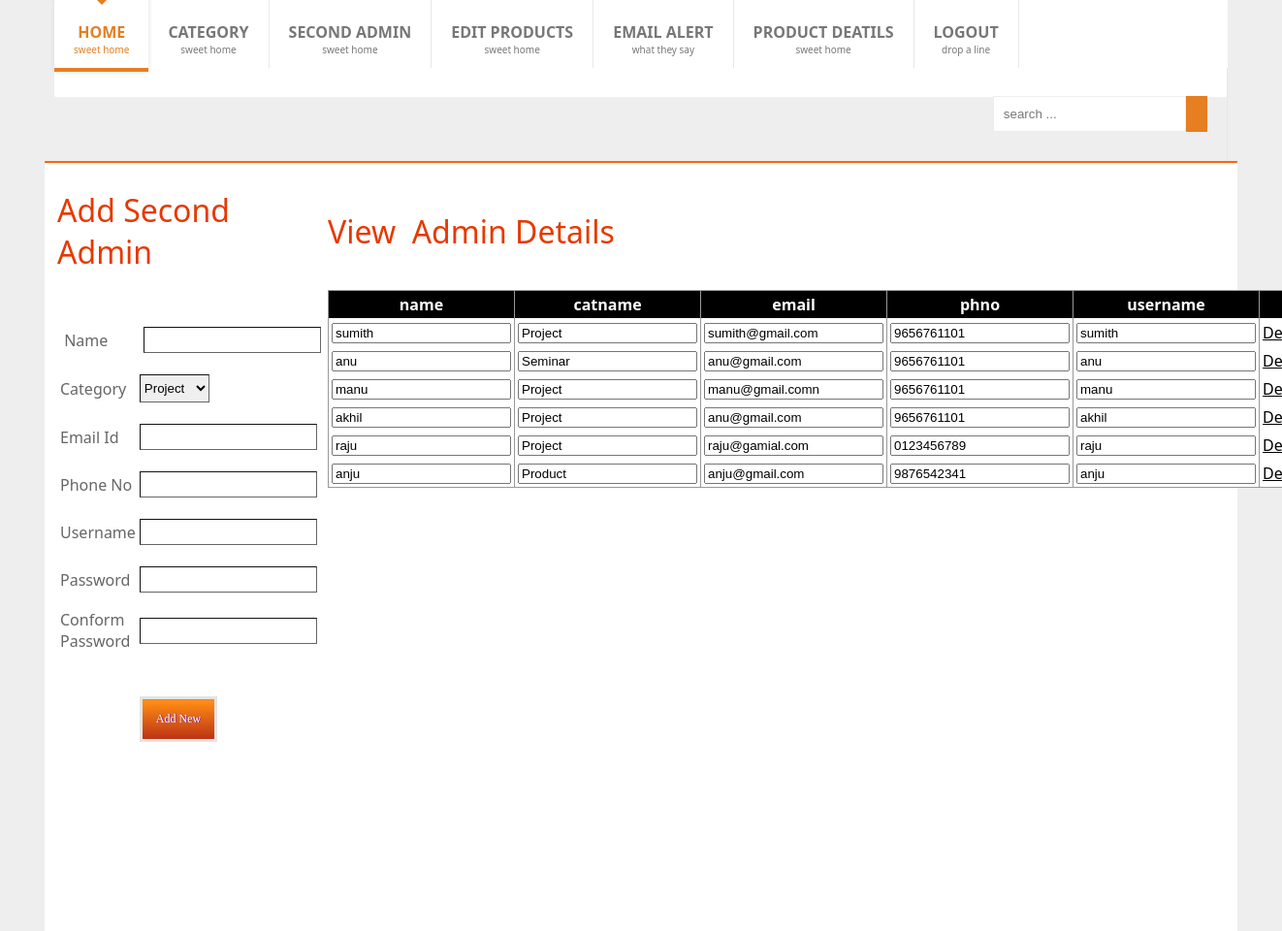
/Admin/AddSecAdmin.php, run on the app's committed database.
### tables this page shows
CREATE TABLE IF NOT EXISTS `secadmdet` (
  `said` int(11) NOT NULL AUTO_INCREMENT,
  `name` varchar(150) NOT NULL,
  `catid` int(11) NOT NULL,
  `email` varchar(150) NOT NULL,
  `phn` varchar(20) NOT NULL,
  `uname` varchar(150) NOT NULL,
  `pass` varchar(150) NOT NULL,
  PRIMARY KEY (`said`)
);

CREATE TABLE IF NOT EXISTS `category` (
  `catid` int(5) NOT NULL AUTO_INCREMENT,
  `catname` varchar(150) NOT NULL,
  PRIMARY KEY (`catid`)
);

### Admin/AddSecAdmin.php (the view, shortened to what this page needs)
<!DOCTYPE html>
<html xmlns="http://www.w3.org/1999/xhtml">
<head><link href="../css/style.css" rel="stylesheet" />
</head>
<body>
    <div class="container">
<nav>
		<ul class="mcd-menu">
			<li>
				<a href="home.php" class="active">
					<strong>Home</strong>
					<small>sweet home</small>
				</a>
			</li>
			<li>
				<a href="Addcategory.php" >
					<strong>Category</strong>
					<small>sweet home</small>
				</a>
			</li>
			<li>
				<a href="AddSecAdmin.php">
					<strong>Second Admin</strong>
					<small>sweet home</small>
				</a>
			</li>
			<li>
				<a href="EditDeatils.php">
					<strong>Edit Products</strong>
					<small>sweet home</small>
				</a>
			</li>
			<li>
				<a href="EmailDeatils.php">
					<strong>Email Alert</strong>
					<small>what they say</small>
				</a>
			</li>
			<li>
				<a href="ProductDeatils.php">
					<strong>Product Deatils</strong>
					<small>sweet home</small>
				</a>
			</li>
			<li>
				<a href="index.php">
					<strong>Logout</strong>
					<small>drop a line</small>
				</a>
			</li>
			<li class="float">
				<a class="search">
					<input type="text" value="search ...">
					<button><i class="fa fa-search"></i></button>
				</a>
			</li>
		</ul>
	</nav>
</div>
       <div id="main" class="container">
           <form method="post" action="AddSecAdminDet.php" id="form1">
    <div>
    <table class="auto-style1">
        <tr>
            <td style="font-family: 'Segoe UI', Tahoma, Geneva, Verdana, sans-serif; font-size: xx-large; color: #E63900" class="auto-style4">Add Second Admin </td>
            <td style="font-family: 'Segoe UI', Tahoma, Geneva, Verdana, sans-serif; font-size: xx-large; color: #E63900" class="auto-style4">View&nbsp; Admin Details </td>
        </tr>
        <tr>
            <td>&nbsp;</td>
            <td rowspan="2" style="vertical-align: top">
                            <div>
	<table cellspacing="0" cellpadding="3" rules="cols" id="ContentPlaceHolder1_GridView1" style="color:Black;background-color:White;border-color:#999999;border-width:1px;border-style:Solid;width:388px;border-collapse:collapse;">
		<tr style="color:White;background-color:Black;font-weight:bold;">
			<th scope="col">name</th><th scope="col">
            catname</th><th scope="col">
            email</th><th scope="col">
            phno</th><th scope="col">
            username</th><th scope="col">&nbsp;</th>
		</tr>
        <?php include("admin.php");
		$sql="select category.catname,name,email,phn,uname from category inner join secadmdet on category.catid=secadmdet.catid";
		$res=mysql_query($sql);
		while($row=mysql_fetch_array($res)){
		?>
        <tr>
			<td><input type="text" name="name" value="<?php echo $row['name']; ?>"></td>
            <td><input type="text" name="catname" value="<?php echo $row['0']; ?>"></td>
            <td><input type="text" name="email" value="<?php echo $row['email']; ?>"></td>
            <td><input type="text" name="phn" value="<?php echo $row['phn']; ?>"></td>
            <td><input type="text" name="uname" value="<?php echo $row['uname']; ?>"></td>
            <td><a href="" style="color:Black;">Delete</a></td>
            <?php } ?>
		</tr>
	</table>
</div>
                            </td>
        </tr>
        <tr>
            <td>
                <table class="auto-style1">
                    <tr>
                        <td style="padding-top: 5px; padding-bottom: 5px">&nbsp;Name</td>
                        <td style="padding-top: 5px; padding-bottom: 5px">&nbsp;<input name="Textname" type="text" id="ContentPlaceHolder1_TextBox1" class="txts" />
                        </td>
                    </tr>
                    <tr>
                        <td style="padding-top: 5px; padding-bottom: 5px">Category</td>
                        <td style="padding-top: 5px; padding-bottom: 5px">
                        <?php
						$sql="select * from category";
						$res=mysql_query($sql);
						?>
                            <select name="cat" id="ContentPlaceHolder1_DropDownList1" class="txts">
                        <?php while($row=mysql_fetch_array($res)){ ?>
	<option value="<?php echo $row['catid']; ?>"><?php echo $row['catname']; ?></option>
	<?php } ?>
</select>
                        </td>
                    </tr>
                    <tr>
                        <td class="auto-style2" style="padding-top: 5px; padding-bottom: 5px">Email Id</td>
                        <td class="auto-style2" style="padding-top: 5px; padding-bottom: 5px">
                            <input name="TextEmail" type="text" id="ContentPlaceHolder1_TextBox2" class="txts" />
                        </td>
                    </tr>
                    <tr>
                        <td style="padding-top: 5px; padding-bottom: 5px">Phone No</td>
                        <td style="padding-top: 5px; padding-bottom: 5px">
                            <input name="TextPhn" type="text" id="ContentPlaceHolder1_TextBox3" class="txts" />
                        </td>
                    </tr>
                    <tr>
                        <td style="padding-top: 5px; padding-bottom: 5px">Username</td>
                        <td style="padding-top: 5px; padding-bottom: 5px">
                            <input name="TextUname" type="text" id="ContentPlaceHolder1_TextBox4" class="txts" />
                        </td>
                    </tr>
                    <tr>
                        <td style="padding-top: 5px; padding-bottom: 5px">Password</td>
                        <td style="padding-top: 5px; padding-bottom: 5px">
                            <input name="TextPass" type="password" id="ContentPlaceHolder1_TextBox5" class="txts" />
                        </td>
                    </tr>
                    <tr>
                        <td style="padding-top: 5px; padding-bottom: 5px">Conform Password</td>
                        <td style="padding-top: 5px; padding-bottom: 5px">
                            <input name="TextCPass" type="password" id="ContentPlaceHolder1_TextBox6" class="txts" />
                        </td>
                    </tr>
                    <tr>
                        <td style="padding-top: 5px; padding-bottom: 5px">&nbsp;</td>
                        <td style="padding-top: 5px; padding-bottom: 5px">&nbsp;
                            </td>
                    </tr>
                    <tr>
                        <td style="padding-top: 5px; padding-bottom: 5px">&nbsp;</td>
                        <td style="padding-top: 5px; padding-bottom: 5px">
                            <input type="submit" name="ctl00$ContentPlaceHolder1$Button1" value="Add New" id="ContentPlaceHolder1_Button1" class="myButton" />
                        </td>
                    </tr>
                    <tr>
                        <td>&nbsp;</td>
                        <td>
                        </td>
                    </tr>
                    </table>
            </td>
        </tr>
        <tr>
            <td>&nbsp;
                </td>
            <td>&nbsp;</td>
        </tr>
        <tr>
            <td style="font-family: 'Segoe UI', Tahoma, Geneva, Verdana, sans-serif; font-size: xx-large; color: #E63900">&nbsp;</td>
            <td>&nbsp;</td>
        </tr>
        <tr>
            <td>&nbsp;
                </td>
            <td>&nbsp;</td>
        </tr>
        <tr>
            <td>
                <table class="auto-style3">
                    <tr>
                        <td>
                        </td>
                    </tr>
                </table>
            </td>
            <td>&nbsp;</td>
        </tr>
    </table>
    </div>
    </form>
       </div>
</body>
</html>

### css/style.css (style rules this page uses)
.txts { border: 1px inset #666666; padding-bottom:5px; padding-top:5px; margin:5px 0 5px 0; }
.myButton { -moz-box-shadow:inset 0px 1px 0px 0px #cf866c; -webkit-box-shadow:inset 0px 1px 0px 0px #cf866c; box-shadow:inset 0px 1px 0px 0px #cf866c; background:-webkit-gradient(linear, left top, left bottom, color-stop(0.05, #ff8d14), color-stop(1, #bc3315)); background:-moz-linear-gradient(top, #ff8d14 5%, #bc3315 100%); background:-webkit-linear-gradient(top, #ff8d14 5%, #bc3315 100%); background:-o-linear-gradient(top, #ff8d14 5%, #bc3315 100%); background:-ms-linear-gradient(top, #ff8d14 5%, #bc3315 100%); background:linear-gradient(to bottom, #ff8d14 5%, #bc3315 100%); filter:progid:DXImageTransform.Microsoft.gradient(startColorstr='#ff8d14', endColorstr='#bc3315',GradientType=0); background-color:#ff8d14; border:3px solid #e3e3e3; display:inline-block; cursor:pointer; color:#ffffff; font-family:Verdana; font-size:12px; padding:13px 14px; text-decoration:none; text-shadow:1px 0px 0px #7a2cba; }
#main { border-style: solid none none none; border-width: 2px; border-color: #FF6600; background-color: #FFFFFF; padding: 10px; }
.container { position: relative; margin: 0px auto; padding: 0 0; clear: both; width:100%; }
@media only screen and (min-width: 1200px) { .container { width: 1210px; } }
.mcd-menu { list-style: none; padding: 0; margin: 0; background: #FFF; height: 100px; border-radius: 2px; -moz-border-radius: 2px; -webkit-border-radius: 2px; }
.mcd-menu li { float: left; position: relative; }
.mcd-menu li a { display: block; text-decoration: none; padding: 12px 20px; text-align: center; color: #777; border-right: 1px solid #E7E7E7; }
.mcd-menu li a strong { display: block; text-transform: uppercase; }
.mcd-menu li a small { display: block; font-size: 10px; }
.mcd-menu li a i, .mcd-menu li a strong, .mcd-menu li a small { position: relative; transition: all 300ms linear; -o-transition: all 300ms linear; -ms-transition: all 300ms linear; -moz-transition: all 300ms linear; -webkit-transition: all 300ms linear; }
.mcd-menu li a.active { position: relative; color: #e67e22; border:0; border-top: 4px solid #e67e22; border-bottom: 4px solid #e67e22; margin-top: -4px; box-shadow: 0 0 5px #DDD; -moz-box-shadow: 0 0 5px #DDD; -webkit-box-shadow: 0 0 5px #DDD; }
.mcd-menu li a.active:before { content: ""; position: absolute; top: 0; left: 45%; border-top: 5px solid #e67e22; border-left: 5px solid transparent; border-right: 5px solid transparent; }
.mcd-menu li.float { float: right; }
.mcd-menu li a.search { padding: 29px 20px 30px 10px; }
.mcd-menu li a.search input { border: 1px solid #EEE; padding: 10px; background: #FFF; outline: none; color: #777; }
.mcd-menu li a.search button { border: 1px solid #e67e22; padding: 10px; background: #e67e22; outline: none; color: #FFF; margin-left: -4px; }

### Admin/AddSecAdmin.php (style rules this page uses)
.auto-style1 { width: 99%; height: 34px; }
.auto-style2 { height: 25px; }
.auto-style3 { width: 100%; height: 46px; }
.auto-style4 { height: 114px; }

### data on the page
secadmdet: name "sumith", catname "Project", email "sumith@gmail.com", phn "9656761101", uname "sumith"
secadmdet: name "anu", catname "Seminar", email "anu@gmail.com", phn "9656761101", uname "anu"
secadmdet: name "manu", catname "Project", email "manu@gmail.comn", phn "9656761101", uname "manu"
secadmdet: name "akhil", catname "Project", email "anu@gmail.com", phn "9656761101", uname "akhil"
secadmdet: name "raju", catname "Project", email "raju@gamial.com", phn "0123456789", uname "raju"
secadmdet: name "anju", catname "Product", email "anju@gmail.com", phn "9876542341", uname "anju"

### other printed values
form field cat "Project"
